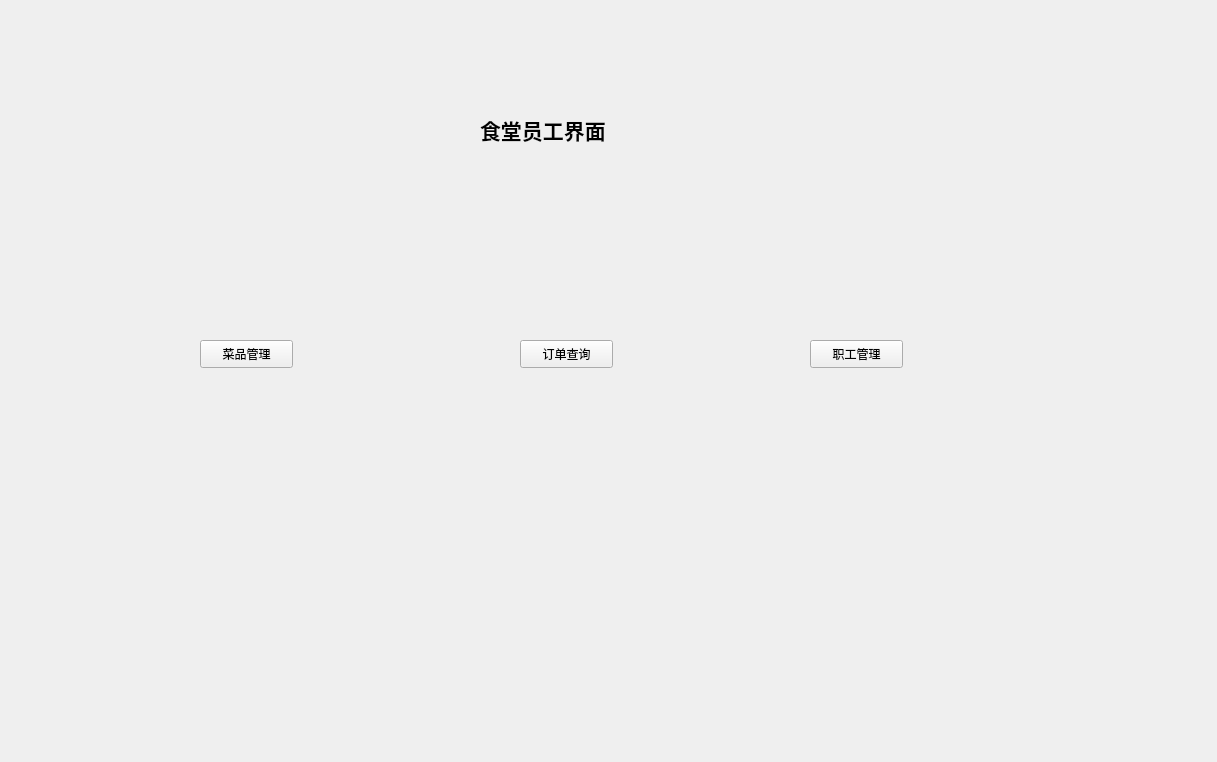
<?xml version="1.0" encoding="UTF-8"?>
<ui version="4.0">
 <class>Form</class>
 <widget class="QWidget" name="Form">
  <property name="geometry">
   <rect>
    <x>0</x>
    <y>0</y>
    <width>1217</width>
    <height>762</height>
   </rect>
  </property>
  <property name="windowTitle">
   <string>Form</string>
  </property>
  <widget class="QLabel" name="label">
   <property name="geometry">
    <rect>
     <x>480</x>
     <y>110</y>
     <width>171</width>
     <height>41</height>
    </rect>
   </property>
   <property name="text">
    <string>&lt;html&gt;&lt;head/&gt;&lt;body&gt;&lt;p&gt;&lt;span style=&quot; font-size:16pt; font-weight:600;&quot;&gt;食堂员工界面&lt;/span&gt;&lt;/p&gt;&lt;/body&gt;&lt;/html&gt;</string>
   </property>
  </widget>
  <widget class="QPushButton" name="pushButton_2">
   <property name="geometry">
    <rect>
     <x>200</x>
     <y>340</y>
     <width>93</width>
     <height>28</height>
    </rect>
   </property>
   <property name="text">
    <string>菜品管理</string>
   </property>
  </widget>
  <widget class="QPushButton" name="pushButton_3">
   <property name="geometry">
    <rect>
     <x>520</x>
     <y>340</y>
     <width>93</width>
     <height>28</height>
    </rect>
   </property>
   <property name="text">
    <string>订单查询</string>
   </property>
  </widget>
  <widget class="QPushButton" name="pushButton_4">
   <property name="geometry">
    <rect>
     <x>810</x>
     <y>340</y>
     <width>93</width>
     <height>28</height>
    </rect>
   </property>
   <property name="text">
    <string>职工管理</string>
   </property>
  </widget>
 </widget>
 <resources/>
 <connections/>
</ui>
